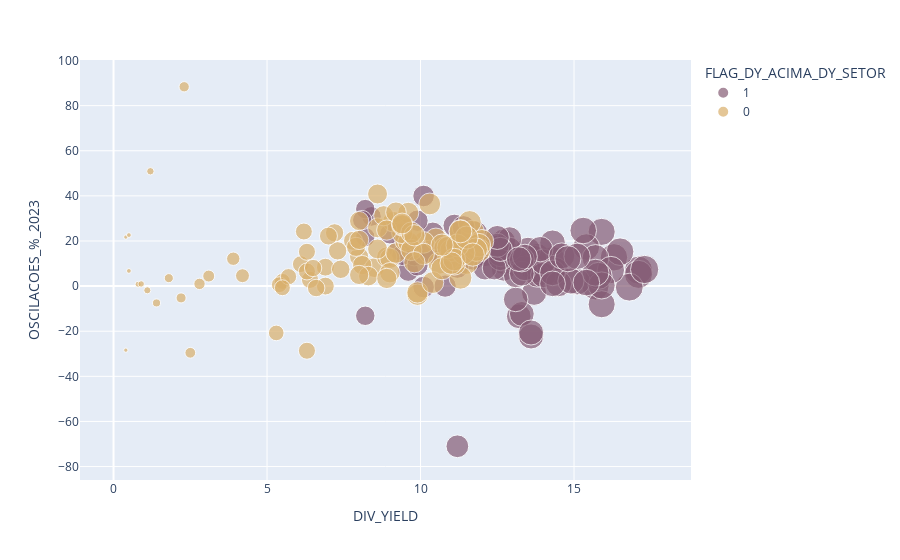

The notebook cell this image was saved under:
### Code cell
# Visualizar os dois componentes
df_pca['FLAG_DY_ACIMA_DY_SETOR'] = df_pca['FLAG_DY_ACIMA_DY_SETOR'].astype(str) 
fig = px.scatter(df_pca[df_pca['DIV_YIELD'] <= 20],
                 x="DIV_YIELD",
                 y="OSCILACOES_%_2023",
                 color="FLAG_DY_ACIMA_DY_SETOR",
                 color_discrete_sequence=px.colors.qualitative.Antique,
                 size='DIV_YIELD',
                 hover_data=['FLAG_DY_ACIMA_10_E_SETOR','FLAG_DY_ACIMA_10','FLAG_DY_ACIMA_DY_SETOR','FII',])
fig.show()
